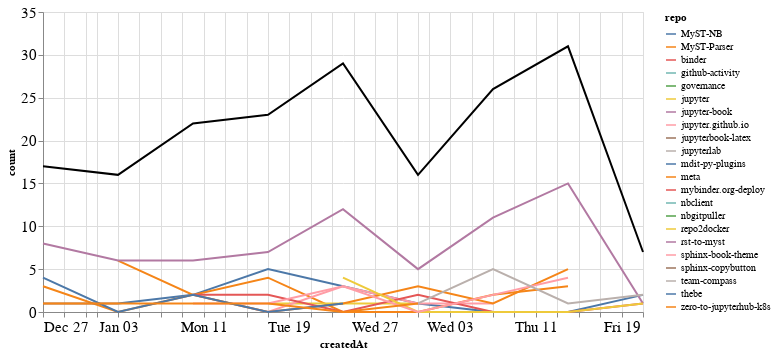

Notebook source saved alongside this figure:
### Markdown cell above
### Comments

### Code cell
comments_time = comments.groupby('repo').resample('W', on='createdAt').count()['author'].reset_index()
comments_time = comments_time.rename(columns={'author': 'count'})
comments_time_total = comments_time.groupby('createdAt').agg({"count": "sum"}).reset_index()
ch1 = alt.Chart(comments_time, width=600).mark_line().encode(
    x='createdAt',
    y='count',
    color='repo',
    tooltip="repo"
)

ch2 = alt.Chart(comments_time_total, width=600).mark_line(color="black").encode(
    x='createdAt',
    y='count',
)

ch1 + ch2

### Figure 1 — Vega-Lite specification as saved in the notebook (floating-point values rounded to 4 significant figures)
{"config": {"axisLeft": {"labelFontSize": 15}, "axisBottom": {"labelFontSize": 15}}, "layer": [{"data": {"name": "data-3a6a3c7f229ff43756ae65a8899b7618"}, "mark": "line", "encoding": {"color": {"type": "nominal", "field": "repo"}, "tooltip": {"type": "nominal", "field": "repo"}, "x": {"type": "temporal", "field": "createdAt"}, "y": {"type": "quantitative", "field": "count"}}, "width": 600}, {"data": {"name": "data-2fb72f9b8b84405aa320302be13b2f6f"}, "mark": {"type": "line", "color": "black"}, "encoding": {"x": {"type": "temporal", "field": "createdAt"}, "y": {"type": "quantitative", "field": "count"}}, "width": 600}], "$schema": "https://vega.github.io/schema/vega-lite/v4.8.1.json", "datasets": {"data-3a6a3c7f229ff43756ae65a8899b7618": [{"repo": "MyST-NB", "createdAt": "2021-01-03T00:00:00", "count": 1}, {"repo": "MyST-NB", "createdAt": "2021-01-10T00:00:00", "count": 2}, {"repo": "MyST-NB", "createdAt": "2021-01-17T00:00:00", "count": 5}, {"repo": "MyST-NB", "createdAt": "2021-01-24T00:00:00", "count": 3}, {"repo": "MyST-NB", "createdAt": "2021-01-31T00:00:00", "count": 1}, {"repo": "MyST-NB", "createdAt": "2021-02-07T00:00:00", "count": 0}, {"repo": "MyST-NB", "createdAt": "2021-02-14T00:00:00", "count": 0}, {"repo": "MyST-NB", "createdAt": "2021-02-21T00:00:00", "count": 2}, {"repo": "MyST-Parser", "createdAt": "2021-01-03T00:00:00", "count": 6}, {"repo": "MyST-Parser", "createdAt": "2021-01-10T00:00:00", "count": 2}, {"repo": "MyST-Parser", "createdAt": "2021-01-17T00:00:00", "count": 4}, {"repo": "MyST-Parser", "createdAt": "2021-01-24T00:00:00", "count": 0}, {"repo": "MyST-Parser", "createdAt": "2021-01-31T00:00:00", "count": 0}, {"repo": "MyST-Parser", "createdAt": "2021-02-07T00:00:00", "count": 2}, {"repo": "MyST-Parser", "createdAt": "2021-02-14T00:00:00", "count": 3}, {"repo": "binder", "createdAt": "2021-01-31T00:00:00", "count": 1}, {"repo": "github-activity", "createdAt": "2021-01-17T00:00:00", "count": 2}, {"repo": "governance", "createdAt": "2021-01-24T00:00:00", "count": 1}, {"repo": "jupyter", "createdAt": "2021-01-17T00:00:00", "count": 1}, {"repo": "jupyter", "createdAt": "2021-01-24T00:00:00", "count": 1}, {"repo": "jupyter", "createdAt": "2021-01-31T00:00:00", "count": 1}, {"repo": "jupyter-book", "createdAt": "2020-12-27T00:00:00", "count": 8}, {"repo": "jupyter-book", "createdAt": "2021-01-03T00:00:00", "count": 6}, {"repo": "jupyter-book", "createdAt": "2021-01-10T00:00:00", "count": 6}, {"repo": "jupyter-book", "createdAt": "2021-01-17T00:00:00", "count": 7}, {"repo": "jupyter-book", "createdAt": "2021-01-24T00:00:00", "count": 12}, {"repo": "jupyter-book", "createdAt": "2021-01-31T00:00:00", "count": 5}, {"repo": "jupyter-book", "createdAt": "2021-02-07T00:00:00", "count": 11}, {"repo": "jupyter-book", "createdAt": "2021-02-14T00:00:00", "count": 15}, {"repo": "jupyter-book", "createdAt": "2021-02-21T00:00:00", "count": 1}, {"repo": "jupyter.github.io", "createdAt": "2021-01-10T00:00:00", "count": 2}, {"repo": "jupyter.github.io", "createdAt": "2021-01-17T00:00:00", "count": 0}, {"repo": "jupyter.github.io", "createdAt": "2021-01-24T00:00:00", "count": 3}, {"repo": "jupyter.github.io", "createdAt": "2021-01-31T00:00:00", "count": 1}, {"repo": "jupyter.github.io", "createdAt": "2021-02-07T00:00:00", "count": 1}, {"repo": "jupyterbook-latex", "createdAt": "2021-02-07T00:00:00", "count": 2}, {"repo": "jupyterlab", "createdAt": "2021-02-07T00:00:00", "count": 1}, {"repo": "mdit-py-plugins", "createdAt": "2021-02-07T00:00:00", "count": 1}, {"repo": "meta", "createdAt": "2020-12-27T00:00:00", "count": 3}, {"repo": "meta", "createdAt": "2021-01-03T00:00:00", "count": 0}, {"repo": "meta", "createdAt": "2021-01-10T00:00:00", "count": 2}, {"repo": "meta", "createdAt": "2021-01-17T00:00:00", "count": 0}, {"repo": "meta", "createdAt": "2021-01-24T00:00:00", "count": 1}, {"repo": "meta", "createdAt": "2021-01-31T00:00:00", "count": 3}, {"repo": "meta", "createdAt": "2021-02-07T00:00:00", "count": 1}, {"repo": "meta", "createdAt": "2021-02-14T00:00:00", "count": 5}, {"repo": "mybinder.org-deploy", "createdAt": "2021-01-10T00:00:00", "count": 2}, {"repo": "mybinder.org-deploy", "createdAt": "2021-01-17T00:00:00", "count": 2}, {"repo": "mybinder.org-deploy", "createdAt": "2021-01-24T00:00:00", "count": 0}, {"repo": "mybinder.org-deploy", "createdAt": "2021-01-31T00:00:00", "count": 2}, {"repo": "mybinder.org-deploy", "createdAt": "2021-02-07T00:00:00", "count": 0}, {"repo": "mybinder.org-deploy", "createdAt": "2021-02-14T00:00:00", "count": 0}, {"repo": "mybinder.org-deploy", "createdAt": "2021-02-21T00:00:00", "count": 1}, {"repo": "nbclient", "createdAt": "2021-02-14T00:00:00", "count": 3}, {"repo": "nbgitpuller", "createdAt": "2021-01-10T00:00:00", "count": 2}, {"repo": "repo2docker", "createdAt": "2021-01-24T00:00:00", "count": 4}, {"repo": "repo2docker", "createdAt": "2021-01-31T00:00:00", "count": 0}, {"repo": "repo2docker", "createdAt": "2021-02-07T00:00:00", "count": 0}, {"repo": "repo2docker", "createdAt": "2021-02-14T00:00:00", "count": 0}, {"repo": "repo2docker", "createdAt": "2021-02-21T00:00:00", "count": 1}, {"repo": "rst-to-myst", "createdAt": "2021-01-03T00:00:00", "count": 1}, {"repo": "sphinx-book-theme", "createdAt": "2021-01-10T00:00:00", "count": 1}, {"repo": "sphinx-book-theme", "createdAt": "2021-01-17T00:00:00", "count": 1}, {"repo": "sphinx-book-theme", "createdAt": "2021-01-24T00:00:00", "count": 3}, {"repo": "sphinx-book-theme", "createdAt": "2021-01-31T00:00:00", "count": 0}, {"repo": "sphinx-book-theme", "createdAt": "2021-02-07T00:00:00", "count": 2}, {"repo": "sphinx-book-theme", "createdAt": "2021-02-14T00:00:00", "count": 4}, {"repo": "sphinx-copybutton", "createdAt": "2020-12-27T00:00:00", "count": 1}, {"repo": "sphinx-copybutton", "createdAt": "2021-01-03T00:00:00", "count": 1}, {"repo": "team-compass", "createdAt": "2021-01-31T00:00:00", "count": 1}, {"repo": "team-compass", "createdAt": "2021-02-07T00:00:00", "count": 5}, {"repo": "team-compass", "createdAt": "2021-02-14T00:00:00", "count": 1}, {"repo": "team-compass", "createdAt": "2021-02-21T00:00:00", "count": 2}, {"repo": "thebe", "createdAt": "2020-12-27T00:00:00", "count": 4}, {"repo": "thebe", "createdAt": "2021-01-03T00:00:00", "count": 0}, {"repo": "thebe", "createdAt": "2021-01-10T00:00:00", "count": 2}, {"repo": "thebe", "createdAt": "2021-01-17T00:00:00", "count": 0}, {"repo": "thebe", "createdAt": "2021-01-24T00:00:00", "count": 1}, {"repo": "zero-to-jupyterhub-k8s", "createdAt": "2020-12-27T00:00:00", "count": 1}, {"repo": "zero-to-jupyterhub-k8s", "createdAt": "2021-01-03T00:00:00", "count": 1}, {"repo": "zero-to-jupyterhub-k8s", "createdAt": "2021-01-10T00:00:00", "count": 1}, {"repo": "zero-to-jupyterhub-k8s", "createdAt": "2021-01-17T00:00:00", "count": 1}, {"repo": "zero-to-jupyterhub-k8s", "createdAt": "2021-01-24T00:00:00", "count": 0}, {"repo": "zero-to-jupyterhub-k8s", "createdAt": "2021-01-31T00:00:00", "count": 1}], "data-2fb72f9b8b84405aa320302be13b2f6f": [{"createdAt": "2020-12-27T00:00:00", "count": 17}, {"createdAt": "2021-01-03T00:00:00", "count": 16}, {"createdAt": "2021-01-10T00:00:00", "count": 22}, {"createdAt": "2021-01-17T00:00:00", "count": 23}, {"createdAt": "2021-01-24T00:00:00", "count": 29}, {"createdAt": "2021-01-31T00:00:00", "count": 16}, {"createdAt": "2021-02-07T00:00:00", "count": 26}, {"createdAt": "2021-02-14T00:00:00", "count": 31}, {"createdAt": "2021-02-21T00:00:00", "count": 7}]}}
